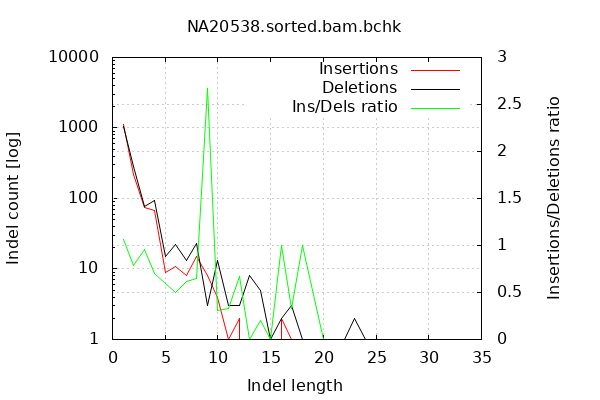

Generate this figure with gnuplot:

        set terminal png size 600,400 truecolor
        set output "NA20538-plots/indel-dist.png"
        set grid xtics ytics y2tics back lc rgb "#cccccc"
        set style line 1 linetype 1  linecolor rgb "red"
        set style line 2 linetype 2  linecolor rgb "black"
        set style line 3 linetype 3  linecolor rgb "green"
        set style increment user
        set ylabel "Indel count [log]"
        set xlabel "Indel length"
        set y2label "Insertions/Deletions ratio"
        set log y
        set y2tics nomirror
        set ytics nomirror
        set title "NA20538.sorted.bam.bchk" noenhanced
        plot '-' w l ti 'Insertions', '-' w l ti 'Deletions', '-' axes x1y2 w l ti "Ins/Dels ratio"
    1	1118
2	222
3	75
4	67
5	9
6	11
7	8
8	15
9	8
10	4
11	1
12	2
13	0
14	1
15	0
16	2
17	1
18	1
20	0
22	0
23	0
24	0
26	0
28	0
31	0
end
1	1048
2	282
3	78
4	95
5	15
6	22
7	13
8	23
9	3
10	13
11	3
12	3
13	8
14	5
15	1
16	2
17	3
18	1
20	1
22	1
23	2
24	1
26	1
28	1
31	1
end
1	1.066794
2	0.787234
3	0.961538
4	0.705263
5	0.600000
6	0.500000
7	0.615385
8	0.652174
9	2.666667
10	0.307692
11	0.333333
12	0.666667
13	0.000000
14	0.200000
15	0.000000
16	1.000000
17	0.333333
18	1.000000
20	0.000000
22	0.000000
23	0.000000
24	0.000000
26	0.000000
28	0.000000
31	0.000000
end
